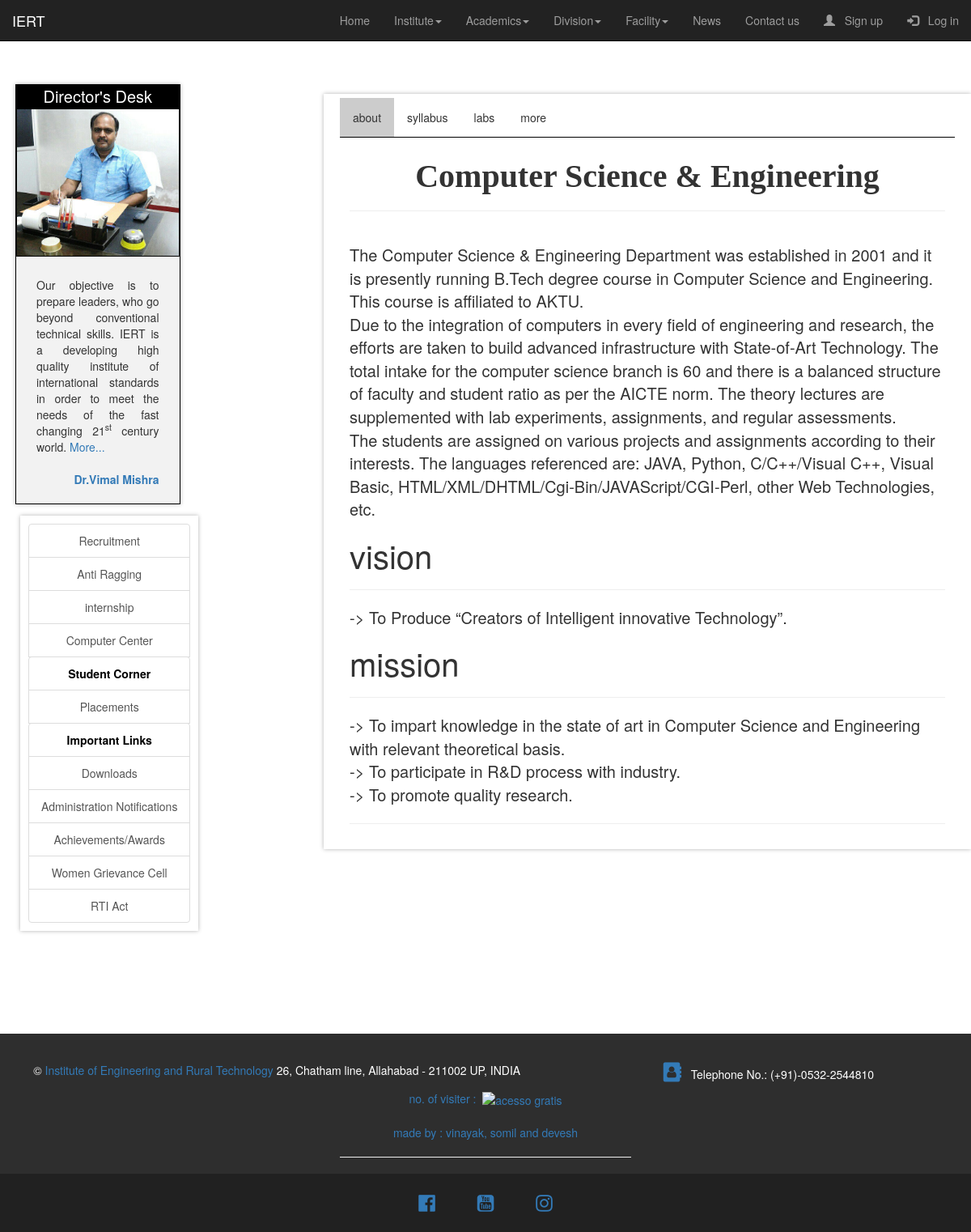
The page /Computer_science_and_engg on the database its author committed.
### home/models.py (models this page shows, shortened)
class degree_detail(models.Model):
    branch = models.CharField(max_length=300)
    branch_imformation = models.TextField(null=True, blank=True)
    branch_vision = models.TextField(null=True, blank=True)
    branch_lab = models.TextField(null=True, blank=True)
    branch_syllabus = models.TextField(null=True, blank=True)
    branch_mission = models.TextField(null=True, blank=True)

### home/views.py (the view)
def Computer_science_and_engg(request):
    a = "Computer Science & Engineering"
    teacher = facultys.objects.all().filter(branch=a)
    notices = notice_board.objects.filter(branch=a)
    bra = degree_detail.objects.filter(branch="Computer Science & Engineering")
    bd = {
        "title": "Computer science and engg",
        "notice": notices,
        "teacher": teacher,
        "bra": bra,
    }
    return render(request, "home/degree_division.html", bd)

### templates/home/degree_division.html (shortened to what this page needs)
{% extends "home/index.html" %}
{% block start %}
  <div class="col-md-8 rest">
    <div class="tab">
     <button class="tablinks" onclick="openTab(event, 'about')"  id="defaultOpen" >about</button>
     <button class="tablinks" onclick="openTab(event, 'syllabus')">syllabus</button>
     <button class="tablinks" onclick="openTab(event, 'labs')">labs</button>
     <button class="tablinks" onclick="openTab(event, 'more')">more</button>
    </div>
  <div id="about" class="tabcontent">
    {% for i in bra %}
    {% if i.branch %}
    <h1 class="dtitle" style="font-size: 4rem ; font-family: serif; font-weight: bold; text-align: center;">{{i.branch}}</h1>
    {% else %}
    <h1 class="dtitle" style="font-size: 4rem ; font-family: serif; font-weight: bold; text-align: center;">not available</h1>
    {% endif %}
    <hr/>
    <br/>
    {% if i.branch_imformation %}
    <div style="font-size: 2rem ;">{{i.branch_imformation|safe}}</div>
    {% endif %}
    {% if i.branch_vision %}
    <h2 style="font-size: 4rem ;">vision</h2>
    <hr/>
    <div style="font-size: 2rem ;">{{i.branch_vision|safe}}</div>
    {% endif %}
    {% if i.branch_mission %}
    <h2 style="font-size: 4rem ;">mission</h2>
    <hr/>
    <div style="font-size: 2rem ;">{{i.branch_mission|safe}}</div>
    {% endif %}
    {% endfor %}
    <hr/>
  </div>
{% endblock %}

### home/static/index.css (style rules this page uses)
html, body { overflow-x: hidden; min-width: 100%; min-height: 100%; }
.rest { background: white; border: solid 5px white; box-shadow: 0 0 5px rgba(0, 0, 0, 0.3); cursor: pointer; overflow: hidden; min-height: 100vh; margin-top: 3%; }

### templates/home/degree_division.html (style rules this page uses)
.tab { overflow: hidden; border-bottom: 1px solid black; }
.tab button { background-color: inherit; float: left; border: none; outline: none; cursor: pointer; padding: 14px 16px; transition: 0.3s; }
.tab button.active { background-color: #ccc; }
.tabcontent { display: none; padding: 6px 12px; }
.tabcontent { animation: fadeEffect 2s; }

### rows shown on the page
degree_detail: branch "Computer Science & Engineering", branch_imformation "The Computer Science & Engineering Department was established in 2001 and it is presently running B.Tech degree course in Computer Science and Engineering. This course is affiliated to AKTU. Due to the integration of computers in every field of engineering and research, the efforts are taken to build advanced infrastructure with State-of-Art Technology. The total intake for the computer science branch is 60 and there is a balanced structure of faculty and student ratio as per the AICTE norm. The theory lectures are supplemented with lab experiments, assignments, and regular assessments. The students are assigned on various projects and assignments according to their interests. The languages…", branch_vision "-> To Produce “Creators of Intelligent innovative Technology”.", branch_mission "-> To impart knowledge in the state of art in Computer Science and Engineering with relevant theoretical basis. -> To participate in R&D process with industry. -> To promote quality research."
